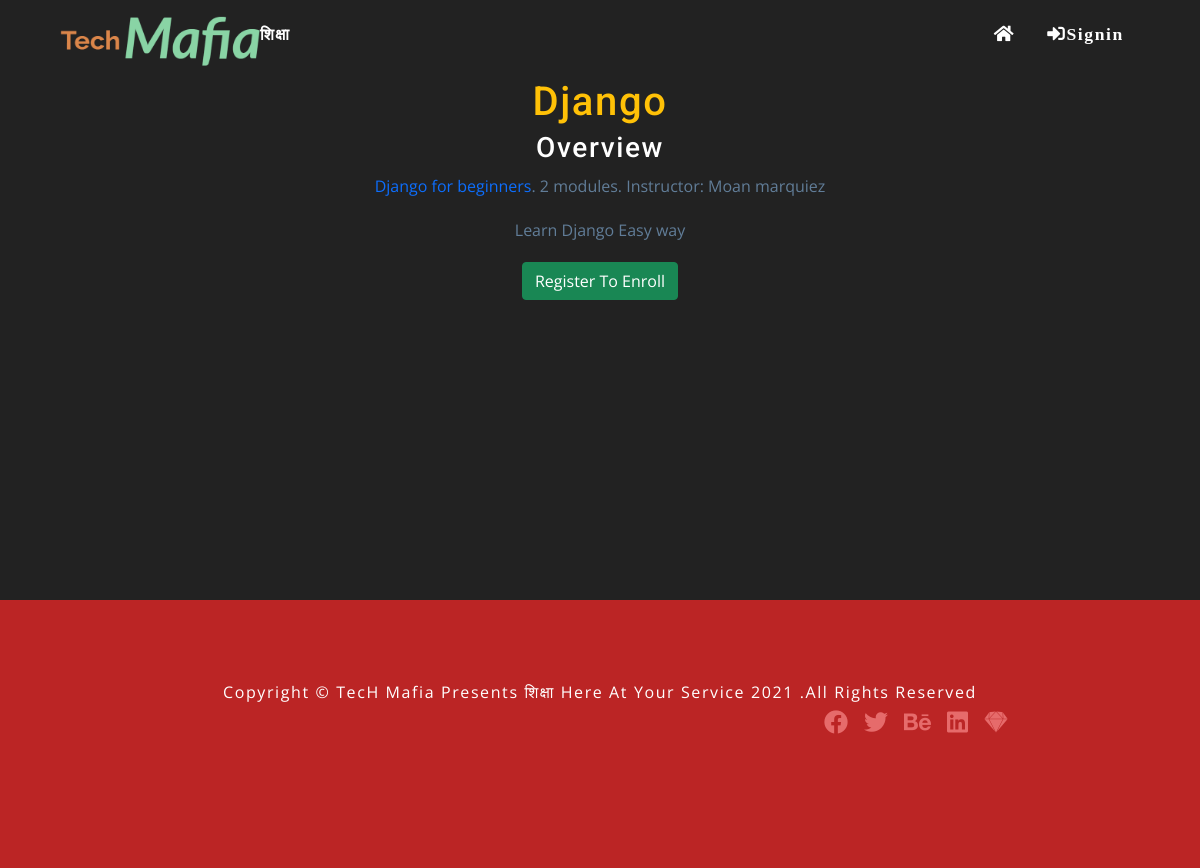
Screenshot of /course/djnago/ with the database file from the repository.
### courses/models.py (models this page shows, shortened)
class Course(models.Model):
    owner = models.ForeignKey(
        User, related_name='courses_created', on_delete=models.CASCADE)
    subject = models.ForeignKey(
        Subject, related_name='courses', on_delete=models.CASCADE)
    title = models.CharField(max_length=200)
    slug = models.SlugField(max_length=200, unique=True)
    overview = models.TextField()
    created = models.DateTimeField(auto_now_add=True)
    students = models.ManyToManyField(User, related_name='courses_joined', blank=True)
    class Meta:
        ordering = ['-created']

class Subject(models.Model):
    title = models.CharField(max_length=200)
    slug = models.SlugField(max_length=200, unique=True)
    class Meta:
        ordering = ['title']

### courses/views.py (the view)
# urls.py: path('<slug:slug>/', views.CourseDetailView.as_view(), name='course_detail'),
class CourseDetailView(DetailView):
    model = Course
    template_name = 'course/detail.html'
    def get_context_data(self, **kwargs):
        context = super().get_context_data(**kwargs)
        context['enroll_form'] = CourseEnrollForm(
            initial={'course': self.object})
        return context

### courses/templates/course/detail.html (shortened to what this page needs)
{% extends 'base.html' %}
{% block content %}
<div class="cont">
 {% with subject=object.subject %}
 <h2 class="text-warning text-center">{{ object.title }}</h2>
 <div class="module text-white text-center">
 	<h3>Overview</h3>
 	<p>
 		<a href="{% url 'course_list_subject' subject.slug %}#tours">{{ subject.title }}</a>.
 		{{ object.modules.count }} modules.
 		Instructor: {{ object.owner.get_full_name }}
 	</p>
	 {{ object.overview|linebreaks }}
 	{% if request.user.is_authenticated %}
	 <form action = "{% url 'student_enroll_course' %}" method='post'>
		 {{ enroll_form }}
		 {% csrf_token %}
		 <input type="submit" value="Enroll Now" class="btn btn-outline-warning">
	 </form>
	 {% else %}
	 <a href="{% url 'student_registration' %}" class="btn btn-success">Register To Enroll</a>
	 {% endif %}
 </div>
 {% endwith %}
 </div>
{% endblock %}

### static/css/style.css (style rules this page uses)
:root { --clr-primary-1: hsl(205, 86%, 17%); --clr-primary-2: hsl(205, 77%, 27%); --clr-primary-3: hsl(205, 72%, 37%); --clr-primary-4: hsl(205, 63%, 48%); --clr-primary-5: #49a6e9; --clr-primary-6: hsl(205, 89%, 70%); --clr-primary-7: hsl(205, 90%, 76%); --clr-primary-8: hsl(205, 86%, 81%); --clr-primary-9: hsl(205, 90%, 88%); --clr-primary-10: hsl(205, 100%, 96%); --clr-grey-1: hsl(209, 61%, 16%); --clr-grey-2: hsl(211, 39%, 23%); --clr-grey-3: hsl(209, 34%, 30%); --clr-grey-4: hsl(209, 28%, 39%); --clr-grey-5: hsl(210, 22%, 49%); --clr-grey-6: hsl(209, 23%, 60%); --clr-grey-7: hsl(211, 27%, 70%); --clr-grey-8: hsl(210, 31%, 80%); --clr-grey-9: hsl(212, 33%, 89%); --clr-grey-10: hsl(210, 36%, 96%); --clr-white: #fff; --clr-red-dark: hsl(360, 67%, 44%); --clr-red-light: hsl(360, 71%, 66%); --clr-green-dark: hsl(125, 67%, 44%); --clr-green-light: hsl(125, 71%, 66%); --clr-secondary: hsla(182, 63%, 54%); --clr-black: #222; --ff-primary: "Roboto", sans-serif; --ff-secondary: "Open Sans", sans-serif; --transition: all 0.3s linear; --spacing: 0.25rem; --radius: 0.5rem; --light-shadow: 0 5px 15px rgba(0, 0, 0, 0.1); --dark-shadow: 0 5px 15px rgba(0, 0, 0, 0.2); --max-width: 1170px; --fixed-width: 620px; }
html { scroll-behavior: smooth; }
body { font-family: var(--ff-secondary); background: var(--clr-black); color: var(--clr-grey-1); line-height: 1.5; font-size: 0.875rem; padding: 0px; }
a { text-decoration: none; }
h1, h2, h3, h4 { letter-spacing: var(--spacing); text-transform: capitalize; line-height: 1.25; margin-bottom: 0.75rem; font-family: var(--ff-primary); }
h2 { font-size: 2rem; }
h3 { font-size: 1.25rem; }
p { margin-bottom: 1.25rem; color: var(--clr-grey-5); }
@media screen and (min-width: 800px) { h2 { font-size: 2.5rem; } }
@media screen and (min-width: 800px) { h3 { font-size: 1.75rem; } }
@media screen and (min-width: 800px) { body { font-size: 1rem; } }
@media screen and (min-width: 800px) { h1, h2, h3, h4 { line-height: 1; } }
.cont { margin-bottom: 300px; }

### static/css/side.css (style rules this page uses)
:root { --clr-primary-1: hsl(205, 86%, 17%); --clr-primary-2: hsl(205, 77%, 27%); --clr-primary-3: hsl(205, 72%, 37%); --clr-primary-4: hsl(205, 63%, 48%); --clr-primary-5: hsl(205, 78%, 60%); --clr-primary-6: hsl(205, 89%, 70%); --clr-primary-7: hsl(205, 90%, 76%); --clr-primary-8: hsl(205, 86%, 81%); --clr-primary-9: hsl(205, 90%, 88%); --clr-primary-10: hsl(205, 100%, 96%); --clr-grey-1: hsl(209, 61%, 16%); --clr-grey-2: hsl(211, 39%, 23%); --clr-grey-3: hsl(209, 34%, 30%); --clr-grey-4: hsl(209, 28%, 39%); --clr-grey-5: hsl(210, 22%, 49%); --clr-grey-6: hsl(209, 23%, 60%); --clr-grey-7: hsl(211, 27%, 70%); --clr-grey-8: hsl(210, 31%, 80%); --clr-grey-9: hsl(212, 33%, 89%); --clr-grey-10: hsl(210, 36%, 96%); --clr-white: #fff; --clr-red-dark: hsl(360, 67%, 44%); --clr-red-light: hsl(360, 71%, 66%); --clr-green-dark: hsl(125, 67%, 44%); --clr-green-light: hsl(125, 71%, 66%); --clr-black: #222; --ff-primary: 'Roboto', sans-serif; --ff-secondary: 'Open Sans', sans-serif; --transition: all 0.3s linear; --spacing: 0.1rem; --radius: 0.25rem; --light-shadow: 0 5px 15px rgba(0, 0, 0, 0.1); --dark-shadow: 0 5px 15px rgba(0, 0, 0, 0.2); --max-width: 1170px; --fixed-width: 620px; }

### rows the page displays
Course: title "Django", modules.count "2", owner.get_full_name "Moan marquiez", overview "Learn Django Easy way"
Subject: title "Django for beginners"
